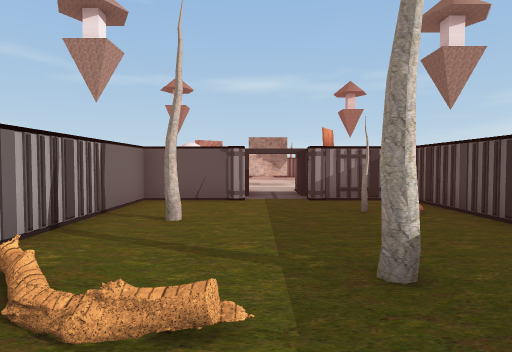
view 1 (above)

15 first-person views from a walk through a scene from a Unity 3-D project. The camera is 1.5 m above the floor, tilts 2° down and sees 75° across. The floor is counted in squares, 1.8 m on a side. Each view is taken from the middle of a square. On the plan, view 1 faces up. The plan holds only what a view shows up to about 11 squares ahead; the rest is blank. The place goes on beyond the plan. The player is left out. Door leaves are left out, so doorways stand open. Some surface patterns are stand-ins.

view 2
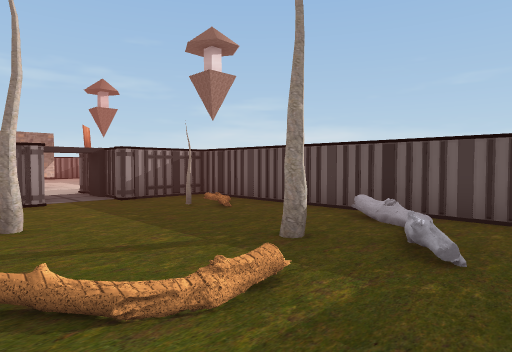

view 3
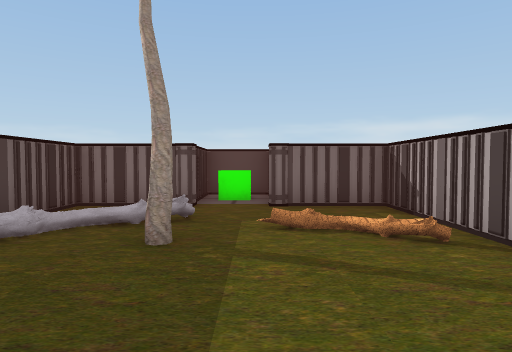

view 4
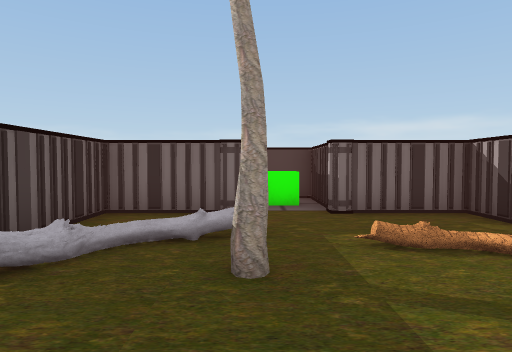

view 5
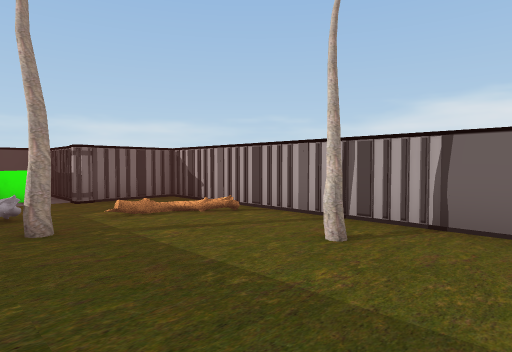

view 6
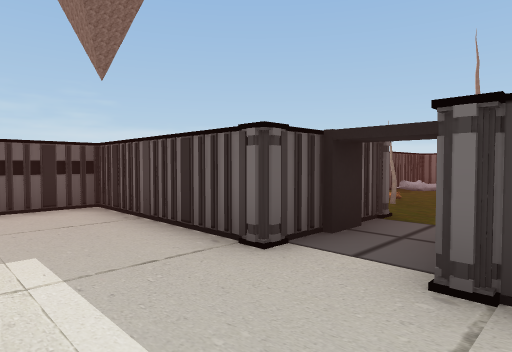

view 7
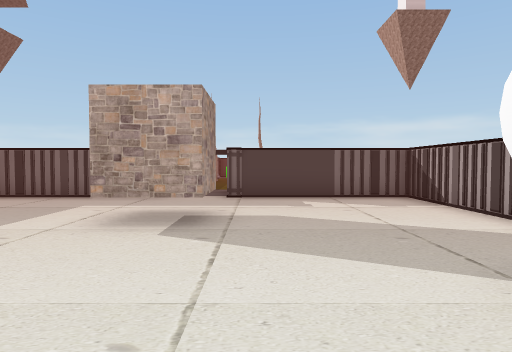

view 8
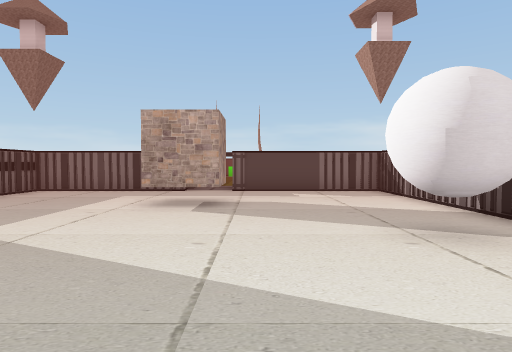

view 9
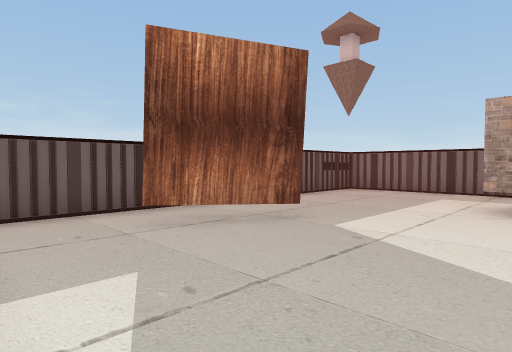

view 10
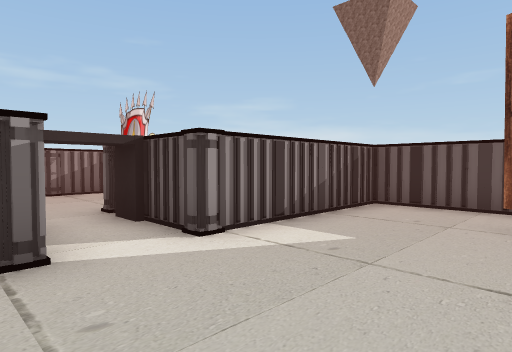

view 11
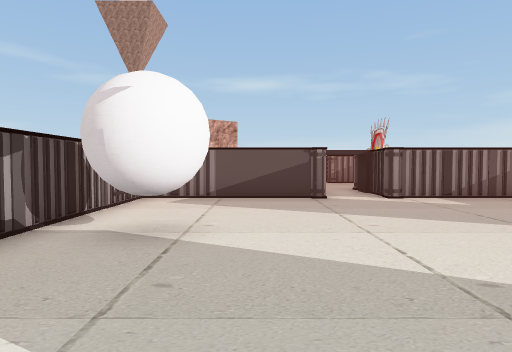

view 12
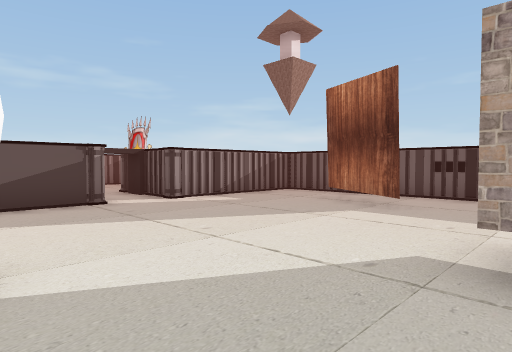

view 13
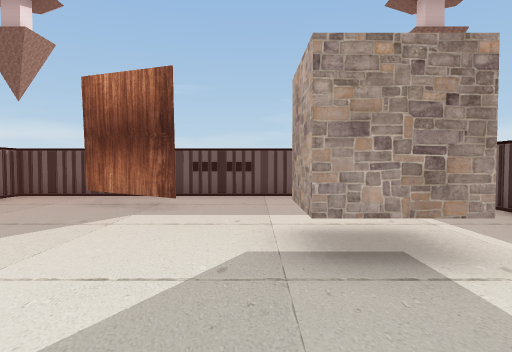

view 14
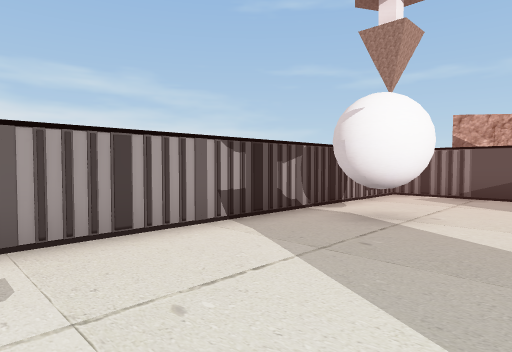

view 15
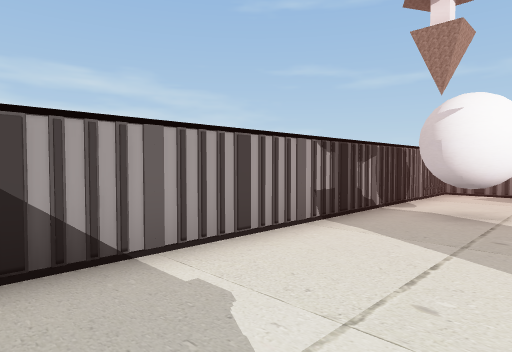

### Floor plan
Key: @ floor where view 1 was taken; # wall or solid block; x gap in a wall; . floor; D open door; = window, fence, low wall or low ledge; T thing the floor can be seen under or through; O other object.
Columns run from 5 left of view 1 to 6 right of it. Each row starts with its distance up from view 1.
 28       .##
 27       ..
 26       ..
 25       ..
 24      ..#
 23     #DD#
 22 #####..#####
 21 #..........#
 20 #..........#
 19 #..........#
 18 #........T.#
 17 #........T.#
 16 #..........#
 15 #..........#
 14 #..........#
 13 #..........#
 12 #..........#
 11 #..........#
 10 #####..#####
  9     #DD#
  8   ###..###
  7   #......#
  6   #....Ox#
  5   #.O....#
  4   #......#
  3   #......#
  2   #...O.=#
  1   #...O..#
  0   #..@...#
 -1   ###..###
 -2     #.O#
 -3     #..#
 -4     ####

Where each view was taken, in squares from view 1:
view 1: 0 up, 0 right, facing up
view 2: 0 up, 2 left, facing up-right
view 3: 6 up, 0 right, facing down
view 4: 5 up, 1 right, facing down
view 5: 7 up, 2 right, facing down-left
view 6: 13 up, 1 left, facing down-right
view 7: 19 up, 1 left, facing down
view 8: 21 up, 1 left, facing down
view 9: 21 up, 0 right, facing down-right
view 10: 18 up, 1 left, facing up-right
view 11: 13 up, 2 left, facing up
view 12: 14 up, 3 left, facing up-right
view 13: 15 up, 3 left, facing right
view 14: 12 up, 1 left, facing up-left
view 15: 11 up, 2 left, facing up-left
